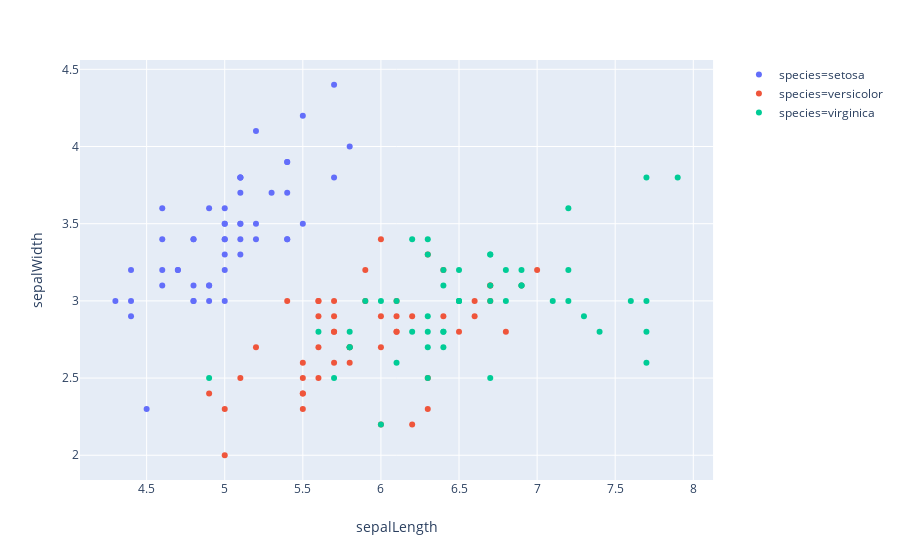

Here is the notebook cell this chart was saved with:
### Code cell
sepal = px.scatter(iris, x='sepalLength', y='sepalWidth', color='species')
sepal

### Figure 1 — Plotly figure (JSON) as saved in the notebook; plotly's stock layout.template omitted (floating-point values rounded to 4 significant figures)
{"data": [{"hoverlabel": {"namelength": 0}, "hovertemplate": "species=setosa<br>sepalLength=%{x}<br>sepalWidth=%{y}", "legendgroup": "species=setosa", "marker": {"color": "#636efa", "symbol": "circle"}, "mode": "markers", "name": "species=setosa", "showlegend": true, "type": "scatter", "visible": true, "x": [5.1, 4.9, 4.7, 4.6, 5, 5.4, 4.6, 5, 4.4, 4.9, 5.4, 4.8, 4.8, 4.3, 5.8, 5.7, 5.4, 5.1, 5.7, 5.1, 5.4, 5.1, 4.6, 5.1, 4.8, 5, 5, 5.2, 5.2, 4.7, 4.8, 5.4, 5.2, 5.5, 4.9, 5, 5.5, 4.9, 4.4, 5.1, 5, 4.5, 4.4, 5, 5.1, 4.8, 5.1, 4.6, 5.3, 5], "xaxis": "x", "y": [3.5, 3, 3.2, 3.1, 3.6, 3.9, 3.4, 3.4, 2.9, 3.1, 3.7, 3.4, 3, 3, 4, 4.4, 3.9, 3.5, 3.8, 3.8, 3.4, 3.7, 3.6, 3.3, 3.4, 3, 3.4, 3.5, 3.4, 3.2, 3.1, 3.4, 4.1, 4.2, 3.1, 3.2, 3.5, 3.6, 3, 3.4, 3.5, 2.3, 3.2, 3.5, 3.8, 3, 3.8, 3.2, 3.7, 3.3], "yaxis": "y"}, {"hoverlabel": {"namelength": 0}, "hovertemplate": "species=versicolor<br>sepalLength=%{x}<br>sepalWidth=%{y}", "legendgroup": "species=versicolor", "marker": {"color": "#EF553B", "symbol": "circle"}, "mode": "markers", "name": "species=versicolor", "showlegend": true, "type": "scatter", "visible": true, "x": [7, 6.4, 6.9, 5.5, 6.5, 5.7, 6.3, 4.9, 6.6, 5.2, 5, 5.9, 6, 6.1, 5.6, 6.7, 5.6, 5.8, 6.2, 5.6, 5.9, 6.1, 6.3, 6.1, 6.4, 6.6, 6.8, 6.7, 6, 5.7, 5.5, 5.5, 5.8, 6, 5.4, 6, 6.7, 6.3, 5.6, 5.5, 5.5, 6.1, 5.8, 5, 5.6, 5.7, 5.7, 6.2, 5.1, 5.7], "xaxis": "x", "y": [3.2, 3.2, 3.1, 2.3, 2.8, 2.8, 3.3, 2.4, 2.9, 2.7, 2, 3, 2.2, 2.9, 2.9, 3.1, 3, 2.7, 2.2, 2.5, 3.2, 2.8, 2.5, 2.8, 2.9, 3, 2.8, 3, 2.9, 2.6, 2.4, 2.4, 2.7, 2.7, 3, 3.4, 3.1, 2.3, 3, 2.5, 2.6, 3, 2.6, 2.3, 2.7, 3, 2.9, 2.9, 2.5, 2.8], "yaxis": "y"}, {"hoverlabel": {"namelength": 0}, "hovertemplate": "species=virginica<br>sepalLength=%{x}<br>sepalWidth=%{y}", "legendgroup": "species=virginica", "marker": {"color": "#00cc96", "symbol": "circle"}, "mode": "markers", "name": "species=virginica", "showlegend": true, "type": "scatter", "x": [6.3, 5.8, 7.1, 6.3, 6.5, 7.6, 4.9, 7.3, 6.7, 7.2, 6.5, 6.4, 6.8, 5.7, 5.8, 6.4, 6.5, 7.7, 7.7, 6, 6.9, 5.6, 7.7, 6.3, 6.7, 7.2, 6.2, 6.1, 6.4, 7.2, 7.4, 7.9, 6.4, 6.3, 6.1, 7.7, 6.3, 6.4, 6, 6.9, 6.7, 6.9, 5.8, 6.8, 6.7, 6.7, 6.3, 6.5, 6.2, 5.9], "xaxis": "x", "y": [3.3, 2.7, 3, 2.9, 3, 3, 2.5, 2.9, 2.5, 3.6, 3.2, 2.7, 3, 2.5, 2.8, 3.2, 3, 3.8, 2.6, 2.2, 3.2, 2.8, 2.8, 2.7, 3.3, 3.2, 2.8, 3, 2.8, 3, 2.8, 3.8, 2.8, 2.8, 2.6, 3, 3.4, 3.1, 3, 3.1, 3.1, 3.1, 2.7, 3.2, 3.3, 3, 2.5, 3, 3.4, 3], "yaxis": "y"}], "layout": {"autosize": true, "legend": {"tracegroupgap": 0}, "margin": {"t": 60}, "xaxis": {"anchor": "y", "autorange": true, "domain": [0, 0.98], "range": [4.083, 8.117], "title": {"text": "sepalLength"}, "type": "linear"}, "yaxis": {"anchor": "x", "autorange": true, "domain": [0, 1], "range": [1.842, 4.558], "title": {"text": "sepalWidth"}, "type": "linear"}}}
